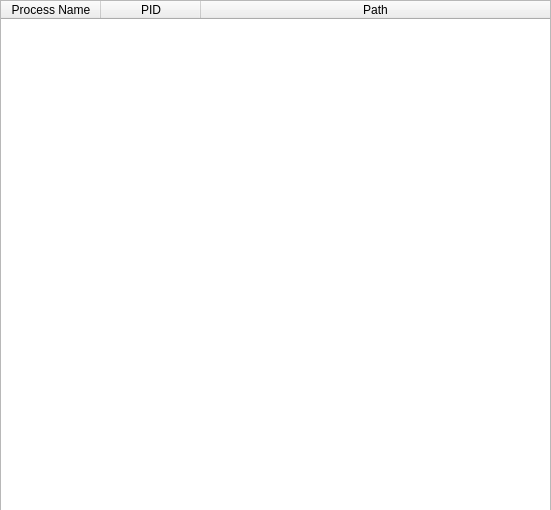
<?xml version="1.0" encoding="UTF-8"?>
<ui version="4.0">
 <class>qtDLGAttachClass</class>
 <widget class="QDialog" name="qtDLGAttachClass">
  <property name="geometry">
   <rect>
    <x>0</x>
    <y>0</y>
    <width>551</width>
    <height>510</height>
   </rect>
  </property>
  <property name="sizePolicy">
   <sizepolicy hsizetype="Expanding" vsizetype="Expanding">
    <horstretch>0</horstretch>
    <verstretch>0</verstretch>
   </sizepolicy>
  </property>
  <property name="windowTitle">
   <string>[ Nanomite ] - AttachTo</string>
  </property>
  <property name="windowIcon">
   <iconset resource="qtDLGNanomite.qrc">
    <normaloff>:/DLGNanomite/Icons/IDI_MAIN.ico</normaloff>:/DLGNanomite/Icons/IDI_MAIN.ico</iconset>
  </property>
  <widget class="QWidget" name="verticalLayoutWidget">
   <property name="geometry">
    <rect>
     <x>0</x>
     <y>0</y>
     <width>551</width>
     <height>511</height>
    </rect>
   </property>
   <layout class="QVBoxLayout" name="verticalLayout">
    <item>
     <widget class="QTableWidget" name="tblProcList">
      <property name="editTriggers">
       <set>QAbstractItemView::NoEditTriggers</set>
      </property>
      <property name="selectionMode">
       <enum>QAbstractItemView::ExtendedSelection</enum>
      </property>
      <property name="selectionBehavior">
       <enum>QAbstractItemView::SelectRows</enum>
      </property>
      <property name="sortingEnabled">
       <bool>true</bool>
      </property>
      <attribute name="horizontalHeaderStretchLastSection">
       <bool>true</bool>
      </attribute>
      <attribute name="verticalHeaderVisible">
       <bool>false</bool>
      </attribute>
      <attribute name="verticalHeaderDefaultSectionSize">
       <number>15</number>
      </attribute>
      <attribute name="verticalHeaderMinimumSectionSize">
       <number>15</number>
      </attribute>
      <column>
       <property name="text">
        <string>Process Name</string>
       </property>
      </column>
      <column>
       <property name="text">
        <string>PID</string>
       </property>
      </column>
      <column>
       <property name="text">
        <string>Path</string>
       </property>
      </column>
     </widget>
    </item>
   </layout>
  </widget>
 </widget>
 <resources>
  <include location="qtDLGNanomite.qrc"/>
 </resources>
 <connections/>
</ui>
